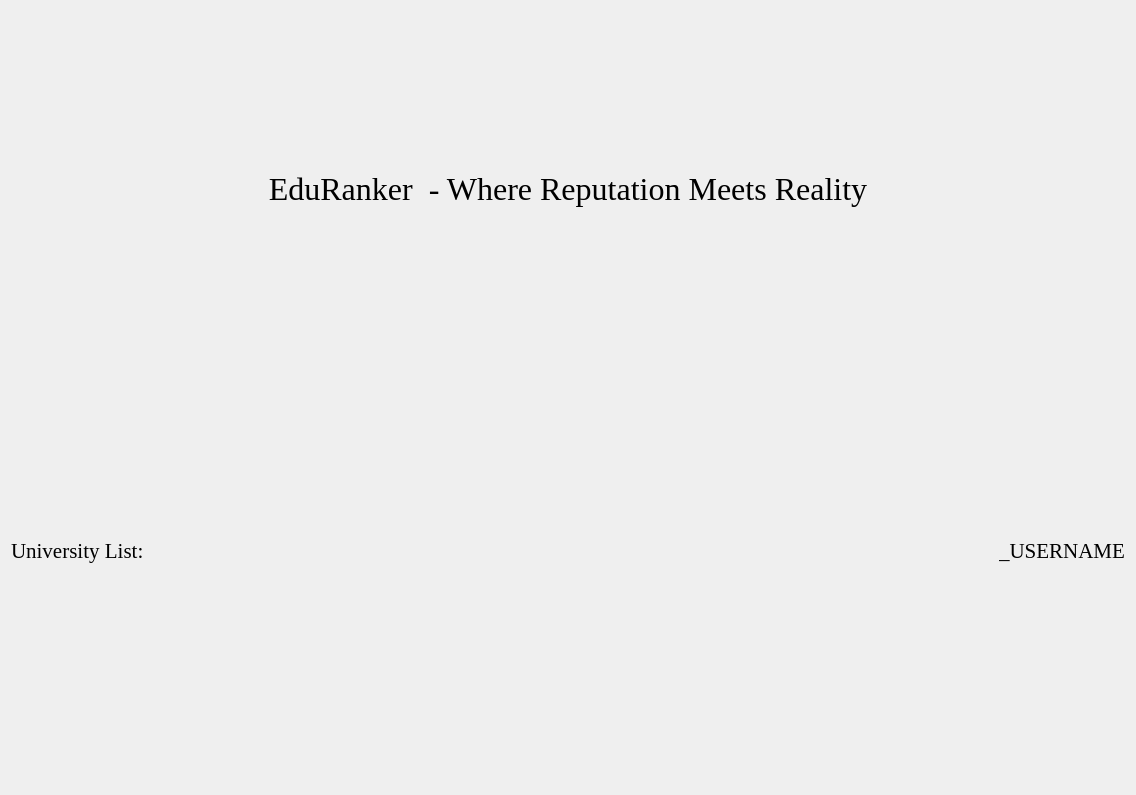
<?xml version="1.0" encoding="UTF-8"?>
<ui version="4.0">
 <class>mainPage</class>
 <widget class="QWidget" name="mainPage">
  <property name="geometry">
   <rect>
    <x>0</x>
    <y>0</y>
    <width>1136</width>
    <height>795</height>
   </rect>
  </property>
  <property name="windowTitle">
   <string>Form</string>
  </property>
  <layout class="QVBoxLayout" name="verticalLayout_2">
   <item>
    <layout class="QHBoxLayout" name="horizontalLayout">
     <item>
      <widget class="QLabel" name="lb_serviceName">
       <property name="font">
        <font>
         <family>Georgia</family>
         <pointsize>24</pointsize>
        </font>
       </property>
       <property name="text">
        <string>EduRanker  - Where Reputation Meets Reality</string>
       </property>
       <property name="alignment">
        <set>Qt::AlignCenter</set>
       </property>
      </widget>
     </item>
    </layout>
   </item>
   <item>
    <layout class="QHBoxLayout" name="horizontalLayout_2">
     <item>
      <widget class="QLabel" name="label_2">
       <property name="font">
        <font>
         <family>Georgia</family>
         <pointsize>16</pointsize>
        </font>
       </property>
       <property name="text">
        <string>University List:</string>
       </property>
      </widget>
     </item>
     <item>
      <spacer name="horizontalSpacer">
       <property name="orientation">
        <enum>Qt::Horizontal</enum>
       </property>
       <property name="sizeHint" stdset="0">
        <size>
         <width>40</width>
         <height>20</height>
        </size>
       </property>
      </spacer>
     </item>
     <item>
      <widget class="QLabel" name="label">
       <property name="text">
        <string/>
       </property>
       <property name="pixmap">
        <pixmap>:/root/icoStudent.png</pixmap>
       </property>
      </widget>
     </item>
     <item>
      <widget class="QLabel" name="lb_username">
       <property name="font">
        <font>
         <family>Georgia</family>
         <pointsize>16</pointsize>
        </font>
       </property>
       <property name="text">
        <string>_USERNAME</string>
       </property>
      </widget>
     </item>
    </layout>
   </item>
   <item>
    <layout class="QGridLayout" name="gridLayout">
     <item row="0" column="0">
      <widget class="QPushButton" name="pushButton">
       <property name="text">
        <string/>
       </property>
       <property name="icon">
        <iconset resource="res.qrc">
         <normaloff>:/root/resources/bmstuIcon.png</normaloff>:/root/resources/bmstuIcon.png</iconset>
       </property>
       <property name="iconSize">
        <size>
         <width>356</width>
         <height>356</height>
        </size>
       </property>
       <property name="flat">
        <bool>true</bool>
       </property>
      </widget>
     </item>
     <item row="0" column="1">
      <widget class="QPushButton" name="pushButton_2">
       <property name="text">
        <string/>
       </property>
       <property name="icon">
        <iconset resource="res.qrc">
         <normaloff>:/root/resources/bmstuIconGrey.png</normaloff>:/root/resources/bmstuIconGrey.png</iconset>
       </property>
       <property name="iconSize">
        <size>
         <width>356</width>
         <height>356</height>
        </size>
       </property>
       <property name="default">
        <bool>false</bool>
       </property>
       <property name="flat">
        <bool>true</bool>
       </property>
      </widget>
     </item>
     <item row="0" column="2">
      <widget class="QPushButton" name="pushButton_3">
       <property name="text">
        <string/>
       </property>
       <property name="icon">
        <iconset resource="res.qrc">
         <normaloff>:/root/resources/bmstuIconGrey.png</normaloff>:/root/resources/bmstuIconGrey.png</iconset>
       </property>
       <property name="iconSize">
        <size>
         <width>356</width>
         <height>356</height>
        </size>
       </property>
       <property name="flat">
        <bool>true</bool>
       </property>
      </widget>
     </item>
     <item row="1" column="0">
      <widget class="QPushButton" name="pushButton_4">
       <property name="text">
        <string/>
       </property>
       <property name="icon">
        <iconset resource="res.qrc">
         <normaloff>:/root/resources/bmstuIconGrey.png</normaloff>:/root/resources/bmstuIconGrey.png</iconset>
       </property>
       <property name="iconSize">
        <size>
         <width>356</width>
         <height>356</height>
        </size>
       </property>
       <property name="flat">
        <bool>true</bool>
       </property>
      </widget>
     </item>
     <item row="1" column="1">
      <widget class="QPushButton" name="pushButton_5">
       <property name="text">
        <string/>
       </property>
       <property name="icon">
        <iconset resource="res.qrc">
         <normaloff>:/root/resources/bmstuIconGrey.png</normaloff>:/root/resources/bmstuIconGrey.png</iconset>
       </property>
       <property name="iconSize">
        <size>
         <width>356</width>
         <height>356</height>
        </size>
       </property>
       <property name="flat">
        <bool>true</bool>
       </property>
      </widget>
     </item>
     <item row="1" column="2">
      <widget class="QPushButton" name="pushButton_6">
       <property name="text">
        <string/>
       </property>
       <property name="icon">
        <iconset resource="res.qrc">
         <normaloff>:/root/resources/bmstuIconGrey.png</normaloff>:/root/resources/bmstuIconGrey.png</iconset>
       </property>
       <property name="iconSize">
        <size>
         <width>356</width>
         <height>356</height>
        </size>
       </property>
       <property name="flat">
        <bool>true</bool>
       </property>
      </widget>
     </item>
    </layout>
   </item>
  </layout>
 </widget>
 <resources>
  <include location="res.qrc"/>
 </resources>
 <connections/>
</ui>
